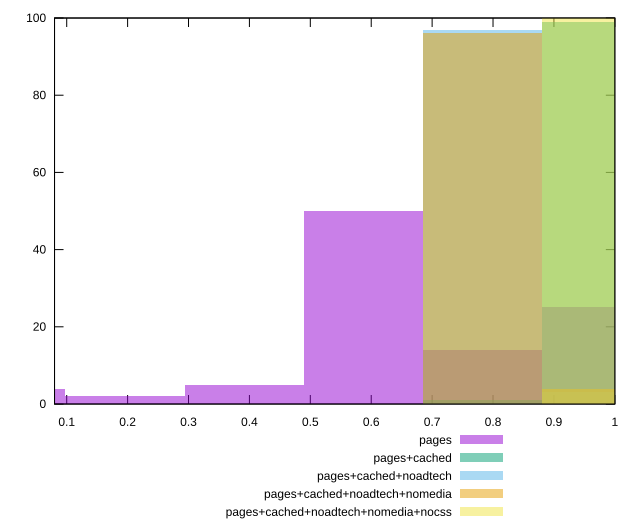

Generate this figure with gnuplot:
reset

$pages <<EOF
0.9786831432517324 25
0.5872098859510395 50
0.391473257300693 5
0 4
0.782946514601386 14
0.1957366286503465 2
EOF

$pagesCached <<EOF
0.782946514601386 1
0.9786831432517324 99
EOF

$pagesCachedNoadtech <<EOF
0.782946514601386 97
0.9786831432517324 3
EOF

$pagesCachedNoadtechNomedia <<EOF
0.782946514601386 96
0.9786831432517324 4
EOF

$pagesCachedNoadtechNomediaNocss <<EOF
0.9786831432517324 100
EOF

set key outside below
set boxwidth 0.1957366286503465
set xrange [0.08:1]
set yrange [0:100]
set trange [0:100]
set style fill transparent solid 0.5 noborder
set terminal svg size 640, 530 enhanced background rgb 'white'
set output "report_00009_2021-02-08T22-37-41.559Z/first-cpu-idle/comparison/histogram/all_score.svg"

plot $pages title "pages" with boxes, \
     $pagesCached title "pages+cached" with boxes, \
     $pagesCachedNoadtech title "pages+cached+noadtech" with boxes, \
     $pagesCachedNoadtechNomedia title "pages+cached+noadtech+nomedia" with boxes, \
     $pagesCachedNoadtechNomediaNocss title "pages+cached+noadtech+nomedia+nocss" with boxes

reset
